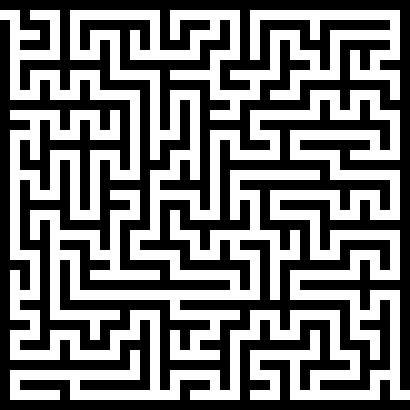
#> input picture maze.png, 410 x 410 px
$ python imgreader.py
#> lines starting #> are read from the running program, lines starting #| are printed output that depends on the picture
### Solvers/functionizedbfs.py
"""
Source code modified from provided bfs
"""
from typing import List
import numpy as np
from PIL import Image, ImageDraw  # install Pillow package to use PIL


class Solver:
    def __init__(
        self, a: List[List[tuple]], start: tuple, vertices: List[tuple], end: tuple
    ) -> None:
        for v in vertices:
            if a[v[0]][v[1]] != 0:
                raise ValueError(f"Error: {v} is not an accessible square")
        if a[start[0]][start[1]] != 0:
            raise ValueError(f"Error: Start point {start} is not an accessible square")
        if a[end[0]][end[1]] != 0:
            raise ValueError(f"Error: End point {end} is not an accessible square")
        self.a = a
        self.m = np.zeros(
            np.shape(a), dtype=np.intc
        )  # turn into np array for easier indexing + faster.
        self.vertices = set(vertices)  # hash vertices for faster removal
        self.end = end
        self.current_path = []
        self.images = []
        self.start = start
        self.zoom = 20
        self.borders = 8

    # [9 lines left out: function return_vertex_reached, not called in this run]

    def solve_maze(self):
        self.__bfs(self.start)
        self.current_path.append(self.end)
        print(self.current_path)
        self.draw_matrix()
        # fix off by one error

    def draw_matrix(self):
        """helper function that takes in the original matrix a and the copy of the matrix m, along with an optional path list.
        uses the opencv library that you can install via `pip install opencv-python` in your terminal
        """

        im = Image.new(
            "RGB",
            (self.zoom * len(self.a[0]), self.zoom * len(self.a)),
            (255, 255, 255),
        )  # Creates a new image of reasonable resolution
        draw = ImageDraw.Draw(im)  # init draw obj
        for i in range(len(self.a)):
            for j in range(len(self.a[i])):
                color = (255, 255, 255)
                r = 0
                if self.a[i][j] == 1:  # if the current pixel is 0, color = black
                    color = (0, 0, 0)
                if i == self.start[0] and j == self.start[1]:  # if location is at start
                    color = (0, 255, 0)
                    r = self.borders
                if i == self.end[0] and j == self.end[1]:  # if location is at end draw
                    color = (0, 255, 0)
                    r = self.borders
                draw.rectangle(
                    (
                        j * self.zoom + r,
                        i * self.zoom + r,
                        j * self.zoom + self.zoom - r - 1,
                        i * self.zoom + self.zoom - r - 1,
                    ),
                    fill=color,
                )
        for u in range(len(self.current_path) - 1):
            """Block of code draws lines that links the grid together."""
            y = self.current_path[u][0] * self.zoom + int(self.zoom / 2)
            x = self.current_path[u][1] * self.zoom + int(self.zoom / 2)
            y1 = self.current_path[u + 1][0] * self.zoom + int(self.zoom / 2)
            x1 = self.current_path[u + 1][1] * self.zoom + int(self.zoom / 2)
            fill = (255, 0, 0) if u % 2 else (128, 128, 0)
            draw.line((x, y, x1, y1), fill=fill, width=5)
        draw.rectangle(
            (0, 0, self.zoom * len(self.a[0]), self.zoom * len(self.a)),
            outline=(0, 255, 0),
            width=2,
        )
        self.images.append(im)

    def make_step(self, temp, k):
        """m is a copy of matrix a
        k is the current step count

        `make_step` advances the frontier (see the gif) of the search space (by checking if m[i][j]==k).
        assigns value k+1 to a box just outside the space
        skips the box if visited (because otherwise the path automatically gets cut off and it'd be a cycle anyways.)
        """
        for i in range(len(temp)):  # number of rows
            for j in range(len(temp[i])):  # number of cols
                if temp[i][j] == k:  # if the position matches the value of k
                    if (
                        i > 0 and temp[i - 1][j] == 0 and self.a[i - 1][j] == 0
                    ):  # if box down is 0
                        temp[i - 1][j] = k + 1
                    if (
                        j > 0 and temp[i][j - 1] == 0 and self.a[i][j - 1] == 0
                    ):  # if box to the left is 0
                        temp[i][j - 1] = k + 1
                    if (
                        i < len(temp) - 1
                        and temp[i + 1][j] == 0
                        and self.a[i + 1][j] == 0
                    ):  # if box up is 0
                        temp[i + 1][j] = k + 1
                    if (
                        j < len(temp[i]) - 1
                        and temp[i][j + 1] == 0
                        and self.a[i][j + 1] == 0
                    ):  # if box right is 0
                        temp[i][j + 1] = k + 1

    def __bfs(self, start):
        """Returns the list of vertices that leads to the shortest path
        run bfs till vertex in vertex list. return path list
        recursively call bfs but exclude that vertex from the list until len(vertices) == 0
        draw path list
        """
        if start == self.end:
            return

        # Create a copy of matrix a populated with 0
        temp = np.zeros(np.shape(self.a))
        i, j = start  # sets the start point
        temp[i][j] = 1  # sets start to 1

        k = 0
        v = None
        while True:
            if len(self.vertices) != 0:
                v = self.return_vertex_reached(temp)
                if v is not None:
                    break
            else:
                # check whether end has been reached
                if temp[self.end] != 0:
                    v = self.end
                    break

            """while the end position has not been reached, and is still empty (hence 0)
            increment k to feed into make_step"""
            k += 1
            self.make_step(temp, k)
            # self.draw_matrix()
        # if some vertex has been reached for some k,
        if len(self.vertices) != 0:
            self.vertices.remove(v)
        k = temp[v]
        i, j = v
        the_path = []
        while k > 1:
            if i > 0 and temp[i - 1][j] == k - 1:
                i, j = i - 1, j
                the_path.append((i, j))
                k -= 1
            elif j > 0 and temp[i][j - 1] == k - 1:
                i, j = i, j - 1
                the_path.append((i, j))
                k -= 1
            elif i < len(temp) - 1 and temp[i + 1][j] == k - 1:
                i, j = i + 1, j
                the_path.append((i, j))
                k -= 1
            elif j < len(temp[i]) - 1 and temp[i][j + 1] == k - 1:
                i, j = i, j + 1
                the_path.append((i, j))
                k -= 1
        self.current_path += the_path[::-1]
        # update self.m by reading current path
        k = len(self.current_path)
        for node in the_path:
            self.m[node] = k + 1
            k += 1
        self.print_m(v, self.m)
        self.__bfs(v)
        # self.draw_matrix()

    def print_m(self, v, m):
        """Helper function to print the maze."""
        print(f"BFS for {v}")
        for i in range(len(m)):
            for j in range(len(m[i])):
                print(str(m[i][j]).ljust(3), end=" ")
            print()
        return

    def save_image(self, name="solution.png"):
        self.images[0].save(name)

#Documentation
# [35 lines that do not run on import are left out]

### imgreader.py
# copied from chatgpt

from PIL import Image
import numpy as np
import sys
from Solvers.functionizedbfs import Solver

np.set_printoptions(threshold=sys.maxsize, linewidth=400)

# Open the image
image_path = "maze.png"
image = np.array(Image.open(image_path), dtype=np.intc)  # shape in (RGBA)
square_size = 10  # 10px size per box
c = square_size // 2  # offset

white = np.array([255, 255, 255], dtype=np.intc)
black = np.array([0, 0, 0], dtype=np.intc)

# square is 10/10
height = int((image.shape[0] / 10))
#> height = 41
width = int((image.shape[1] / 10))
#> width = 41
res = np.zeros((height, width), dtype=np.intc)
k = 0
for h in range(height):
    for w in range(width):
        pixel_color = image[h * square_size + c, w * square_size + c, :3]
        if np.array_equal(pixel_color, white):
            res[w, h] = 0
        if np.array_equal(pixel_color, black):
            res[w, h] = 1
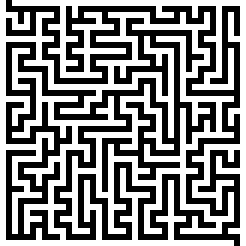
#> res: shape (41, 41) int32 (shown 6 times larger); values 0 (black) and 1 (white), 52.3% white; black in thin lines or dots

start = (1, 1)
end = (39, 39)
# print(res)
s = Solver(res, start, [], end)
s.solve_maze()
#> in draw_matrix, `im = Image.new( "RGB", (self.zoom * len(self.a[0]), self.zoom * len(se..`: im: PIL image 820x820 RGB; every value is 255
#> the loop in draw_matrix, `for i in range(len(self.a)):` made 41 passes
s.save_image()
#> in save_image, `self.images[0].save(name)`:
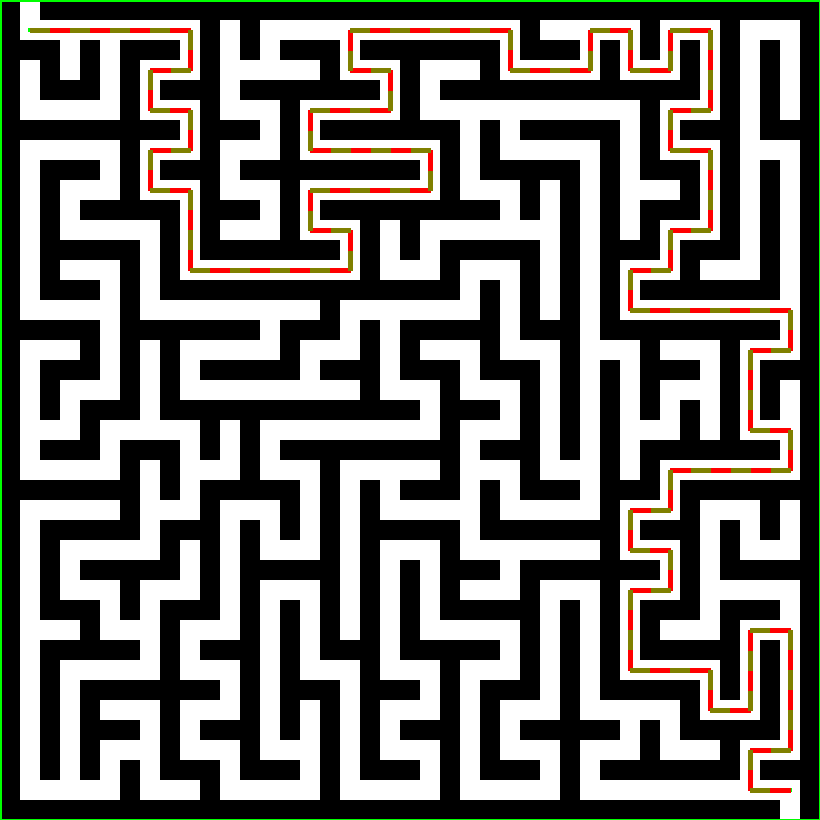
#> saved as solution.png: PIL image 820x820 RGB; mean R, G, B 119.7, 118.2, 114.6
